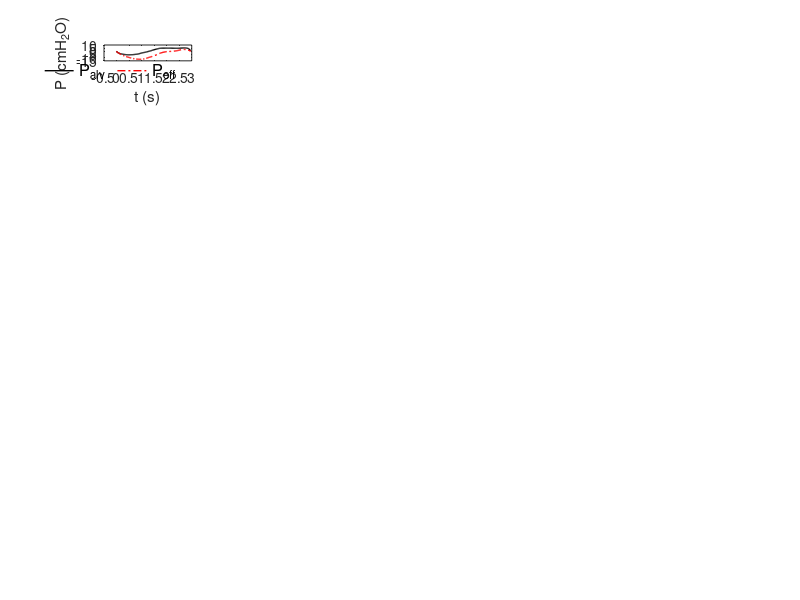

Write MATLAB code to recreate this figure. (Note: this script raises an error after producing the figure.)
close all; clear all; clc
atWork = 0;
print_on = 1;

colorBlue = '#0000FF';
colorRed = '#FF0000';
colorBlack = '#000000';
colorGreen = '#009A17';
colorOrange = '#FF6600';
pt = 1.0;
FS = 10;

%% Plot Setup:
if atWork == 1
    figPos1 = [-1900, 100, 600, 700]; % Work
    figPos2 = [-1250, 400, 600, 600];
    figPos3 = [-600, 400, 600, 600];
    figPos4 = [-1900, 100, 600, 600];
    figPos5 = [-1250, 100, 600, 600];
    figPos6 = [-600, 100, 600, 300];
else
    figPos1 = [2580, -190, 1000, 1270]; % Home
    figPos2 = [-1250, 500, 600, 600];
    figPos3 = [-600, 500, 600, 600];
    figPos4 = [-1900, 150, 600, 600];
    figPos5 = [-1250, 150, 600, 600];
    figPos6 = [-600, 150, 600, 300];
end

%%
load young_results.mat
load old_results.mat
load FL_results.mat
load NFL_results.mat

youngIndex = 3;
oldIndex = 4;
NFLIndex = 3;
FLIndex = 2;

tlim = [0 4];
qlim = [-1.0 1.0];
plim = [-40 15];
young.index = 2;
old.index = 2;
NFL.index = 2;
FL.index = 2;
young.work = young.work_resistance_dV_Array;
old.work = old.work_resistance_dV_Array;
NFL.work = NFL.work_resistance_dV_Array;
FL.work = FL.work_resistance_dV_Array;

%%
figure('Position',figPos1)
% FL
subplot(8,5,1)
plot(FL.time,FL.pressure(1,1:end),'Color',colorBlack,'Linewidth',pt,'Linestyle','-'); hold on
% plot(FL.time(1:FL.exp_point(1)-1),FL.Peff_Array{1, 1},'Color',colorRed,'Linewidth',pt,'Linestyle','-.')
plot(FL.time,FL.Peff_Array{1, 1},'Color',colorRed,'Linewidth',pt,'Linestyle','-.')
xlabel('t (s)')
ylabel('P (cmH_2O)')
leg1 = legend('P_{alv}','P_{eff}','FontSize',12,...
    'Orientation','horizontal');
legend boxoff
leg1.Position(1:2) = [.75 .16];
xlim(tlim)
ylim(plim)
grid on
set(gca,'FontSize',FS);

for ii = 2:35
    subplot(8,5,ii)
    plot(FL.time,FL.pressure(ii,1:end),'Color',colorBlack,'Linewidth',pt,'Linestyle','-'); hold on
%     plot(FL.time(1:FL.exp_point(ii)-1),FL.Peff_Array{1, ii},'Color',colorRed,'Linewidth',pt,'Linestyle','-.')
    plot(FL.time,FL.Peff_Array{1, ii},'Color',colorRed,'Linewidth',pt,'Linestyle','-.')
    xlabel('t (s)')
    ylabel('P (cmH_2O)')
    xlim(tlim)
    ylim(plim)
    grid on
    set(gca,'FontSize',FS);
end
  
if print_on ==1
    print('-r400','-dpng','pressuresFL.png');
else 
end


       